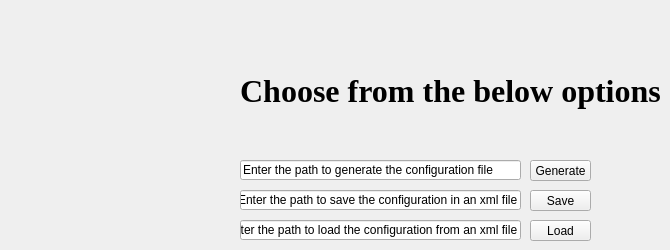
   <widget class="QWidget" name="tab_3">
    <attribute name="title">
     <string>OUTPUT</string>
    </attribute>
    <widget class="QLineEdit" name="lineEdit">
     <property name="geometry">
      <rect>
       <x>240</x>
       <y>160</y>
       <width>281</width>
       <height>20</height>
      </rect>
     </property>
     <property name="text">
      <string>Enter the path to generate the configuration file</string>
     </property>
    </widget>
    <widget class="QPushButton" name="generate">
     <property name="geometry">
      <rect>
       <x>530</x>
       <y>160</y>
       <width>61</width>
       <height>21</height>
      </rect>
     </property>
     <property name="text">
      <string>Generate</string>
     </property>
    </widget>
    <widget class="QLabel" name="label_41">
     <property name="geometry">
      <rect>
       <x>240</x>
       <y>30</y>
       <width>421</width>
       <height>121</height>
      </rect>
     </property>
     <property name="font">
      <font>
       <family>Times New Roman</family>
       <pointsize>24</pointsize>
       <weight>75</weight>
       <bold>true</bold>
      </font>
     </property>
     <property name="frameShape">
      <enum>QFrame::NoFrame</enum>
     </property>
     <property name="text">
      <string>Choose from the below options</string>
     </property>
     <property name="textFormat">
      <enum>Qt::AutoText</enum>
     </property>
     <property name="alignment">
      <set>Qt::AlignCenter</set>
     </property>
    </widget>
    <widget class="QLineEdit" name="lineEdit_save">
     <property name="geometry">
      <rect>
       <x>240</x>
       <y>190</y>
       <width>281</width>
       <height>20</height>
      </rect>
     </property>
     <property name="text">
      <string>Enter the path to save the configuration in an xml file</string>
     </property>
    </widget>
    <widget class="QPushButton" name="save">
     <property name="geometry">
      <rect>
       <x>530</x>
       <y>190</y>
       <width>61</width>
       <height>21</height>
      </rect>
     </property>
     <property name="text">
      <string>Save</string>
     </property>
    </widget>
    <widget class="QLineEdit" name="lineEdit_load">
     <property name="geometry">
      <rect>
       <x>240</x>
       <y>220</y>
       <width>281</width>
       <height>20</height>
      </rect>
     </property>
     <property name="text">
      <string>Enter the path to load the configuration from an xml file</string>
     </property>
    </widget>
    <widget class="QPushButton" name="load">
     <property name="geometry">
      <rect>
       <x>530</x>
       <y>220</y>
       <width>61</width>
       <height>21</height>
      </rect>
     </property>
     <property name="text">
      <string>Load</string>
     </property>
    </widget>
   </widget>
